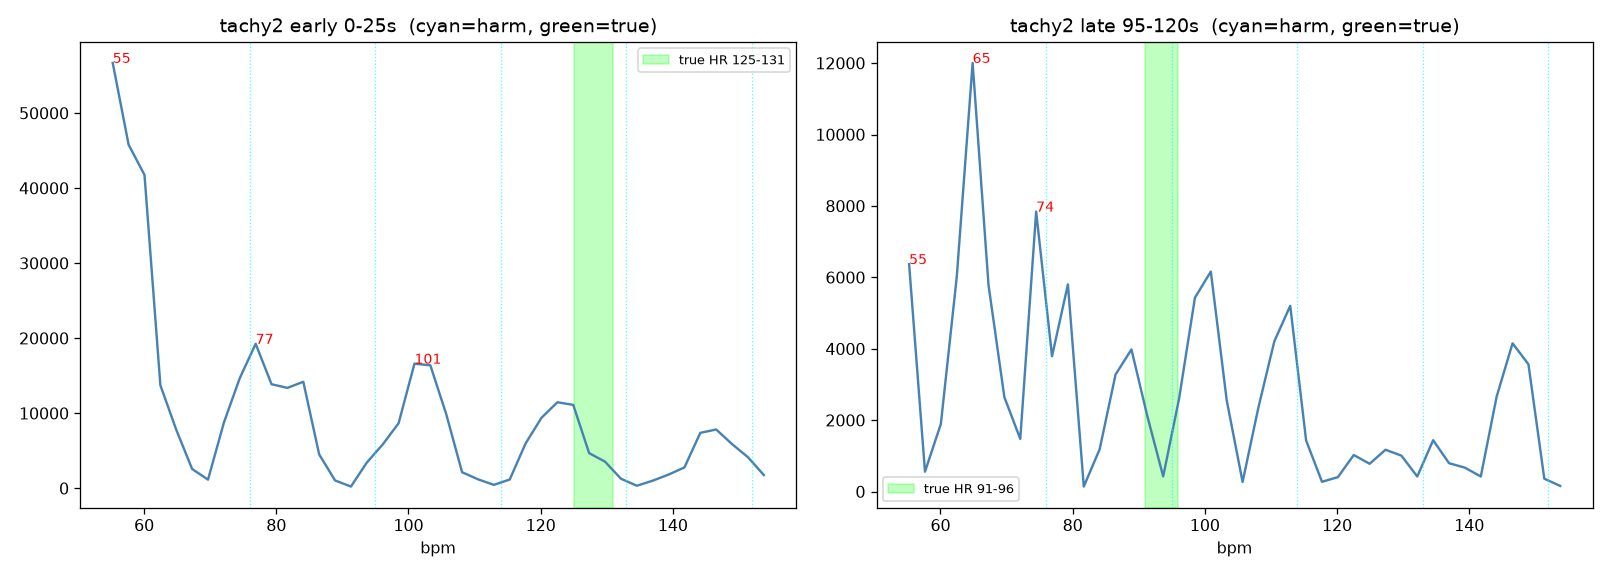

Python code for this plot:
"""Look, don't guess: is the tachy2 cardiac visible in a SHORT (quasi-stationary)
segment after breathing removal? The full-record HR sweeps 131->91 so any whole-record
autocorr smears. Per segment the HR is ~stationary and (early ~128=2.13Hz) sits in the
GAP between breathing harmonics 7 and 8. Show the residual spectrum with harmonics +
true HR marked, for an early (high) and late (low) segment.
"""
import numpy as np
import matplotlib; matplotlib.use("Agg"); import matplotlib.pyplot as plt
from bcg_vitals import bandpass, sqi, demod_channels, estimate_rr, RR_LO, RR_HI
from peak_cycle_probe import peak_cycle_subtract

FPS = 18.78


def seg_spectrum(chans, top, breath, i0, i1, f0):
    S = None; f = None
    for i in top:
        resid = peak_cycle_subtract(chans[i][i0:i1], breath[i0:i1], FPS)
        if resid is None:
            resid = chans[i][i0:i1]
        rb = bandpass(resid, FPS, 0.9, 2.6)
        f = np.fft.rfftfreq(len(rb), 1 / FPS)
        P = np.abs(np.fft.rfft(rb - rb.mean())) ** 2
        S = P if S is None else S + P
    return f, S


d = np.load("tachy2_cube.npz", allow_pickle=True)
cube = np.asarray(d["snapshots"], np.complex64)
counts = d["counts"].astype(int); bins = d["bins"].astype(int)
C = cube[:, :int(counts.min()), :]
chans = demod_channels(C, bins)
_, f0, _, _ = estimate_rr(chans, FPS)
rr = np.array([sqi(bandpass(c, FPS, RR_LO, RR_HI), FPS, RR_LO, RR_HI) for c in chans])
top = np.argsort(rr)[::-1][:6]
breath = bandpass(chans[top[0]], FPS, RR_LO, RR_HI)
print(f"f0={f0:.3f}Hz ({f0*60:.0f}rpm); harmonics(bpm): {[round(n*f0*60) for n in range(4,9)]}")

fig, axes = plt.subplots(1, 2, figsize=(14, 5))
for ax, (a, b, lab, tru) in zip(axes, [(0, 25, "early 0-25s", (125, 131)),
                                        (95, 120, "late 95-120s", (91, 96))]):
    f, S = seg_spectrum(chans, top, breath, int(a * FPS), int(b * FPS), f0)
    m = (f >= 0.9) & (f <= 2.6); fb, Sb = f[m] * 60, S[m]
    ax.plot(fb, Sb, color="steelblue")
    for n in range(4, 9):
        ax.axvline(n * f0 * 60, color="cyan", ls=":", lw=0.8, alpha=0.7)
    ax.axvspan(tru[0], tru[1], color="lime", alpha=0.25, label=f"true HR {tru[0]}-{tru[1]}")
    # top-3 peaks
    order = np.argsort(Sb)[::-1]
    picks = []
    for o in order:
        if all(abs(fb[o] - fb[p]) > 6 for p in picks):
            picks.append(o)
        if len(picks) >= 3: break
    for o in picks:
        ax.annotate(f"{fb[o]:.0f}", (fb[o], Sb[o]), fontsize=9, color="red")
    ax.set_title(f"tachy2 {lab}  (cyan=harm, green=true)"); ax.set_xlabel("bpm")
    ax.legend(fontsize=8)
    print(f"{lab}: true {tru}, top-3 residual peaks (bpm) = {[round(fb[o]) for o in picks]}")
plt.tight_layout(); plt.savefig("tachy2_separate.png", dpi=115)
print("saved tachy2_separate.png")
